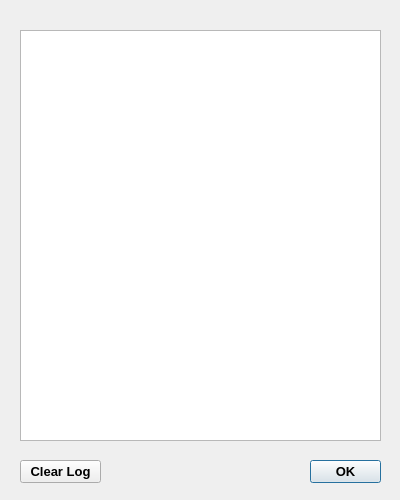
<?xml version="1.0" encoding="UTF-8"?>
<ui version="4.0">
 <class>Systemlog</class>
 <widget class="QDialog" name="Systemlog">
  <property name="geometry">
   <rect>
    <x>0</x>
    <y>0</y>
    <width>400</width>
    <height>500</height>
   </rect>
  </property>
  <property name="windowTitle">
   <string>System Log</string>
  </property>
  <widget class="QPushButton" name="OK">
   <property name="geometry">
    <rect>
     <x>310</x>
     <y>460</y>
     <width>71</width>
     <height>23</height>
    </rect>
   </property>
   <property name="font">
    <font>
     <pointsize>10</pointsize>
     <weight>75</weight>
     <bold>true</bold>
    </font>
   </property>
   <property name="text">
    <string>OK</string>
   </property>
  </widget>
  <widget class="QPushButton" name="Clear">
   <property name="geometry">
    <rect>
     <x>20</x>
     <y>460</y>
     <width>81</width>
     <height>23</height>
    </rect>
   </property>
   <property name="font">
    <font>
     <pointsize>10</pointsize>
     <weight>75</weight>
     <bold>true</bold>
    </font>
   </property>
   <property name="text">
    <string>Clear Log</string>
   </property>
  </widget>
  <widget class="QTextEdit" name="Display">
   <property name="geometry">
    <rect>
     <x>20</x>
     <y>30</y>
     <width>361</width>
     <height>411</height>
    </rect>
   </property>
   <property name="readOnly">
    <bool>true</bool>
   </property>
   <property name="html">
    <string>&lt;!DOCTYPE HTML PUBLIC &quot;-//W3C//DTD HTML 4.0//EN&quot; &quot;http://www.w3.org/TR/REC-html40/strict.dtd&quot;&gt;
&lt;html&gt;&lt;head&gt;&lt;meta name=&quot;qrichtext&quot; content=&quot;1&quot; /&gt;&lt;style type=&quot;text/css&quot;&gt;
p, li { white-space: pre-wrap; }
&lt;/style&gt;&lt;/head&gt;&lt;body style=&quot; font-family:'MS Shell Dlg 2'; font-size:8.25pt; font-weight:400; font-style:normal;&quot;&gt;
&lt;p style=&quot;-qt-paragraph-type:empty; margin-top:0px; margin-bottom:0px; margin-left:0px; margin-right:0px; -qt-block-indent:0; text-indent:0px;&quot;&gt;&lt;br /&gt;&lt;/p&gt;&lt;/body&gt;&lt;/html&gt;</string>
   </property>
  </widget>
 </widget>
 <resources/>
 <connections/>
</ui>
